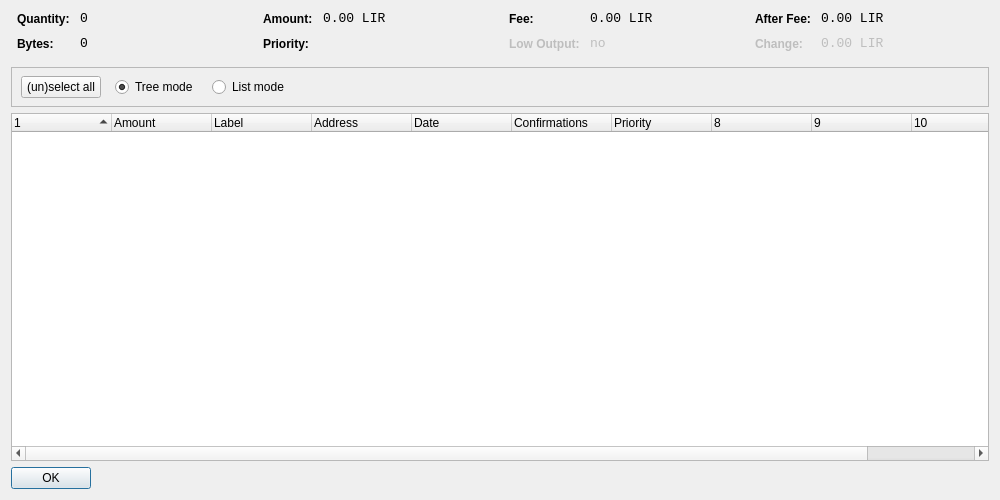
<?xml version="1.0" encoding="UTF-8"?>
<ui version="4.0">
 <class>CoinControlDialog</class>
 <widget class="QDialog" name="CoinControlDialog">
  <property name="geometry">
   <rect>
    <x>0</x>
    <y>0</y>
    <width>1000</width>
    <height>500</height>
   </rect>
  </property>
  <property name="windowTitle">
   <string>Coin Control</string>
  </property>
  <layout class="QVBoxLayout" name="verticalLayout">
   <item>
    <layout class="QHBoxLayout" name="horizontalLayoutTop" stretch="0,0,0,0">
     <property name="topMargin">
      <number>0</number>
     </property>
     <property name="bottomMargin">
      <number>10</number>
     </property>
     <item>
      <layout class="QFormLayout" name="formLayoutCoinControl1">
       <property name="horizontalSpacing">
        <number>10</number>
       </property>
       <property name="verticalSpacing">
        <number>10</number>
       </property>
       <property name="leftMargin">
        <number>6</number>
       </property>
       <property name="rightMargin">
        <number>6</number>
       </property>
       <item row="0" column="0">
        <widget class="QLabel" name="labelCoinControlQuantityText">
         <property name="styleSheet">
          <string notr="true">font-weight:bold;</string>
         </property>
         <property name="text">
          <string>Quantity:</string>
         </property>
        </widget>
       </item>
       <item row="0" column="1">
        <widget class="QLabel" name="labelCoinControlQuantity">
         <property name="font">
          <font>
           <family>Monospace</family>
           <pointsize>10</pointsize>
          </font>
         </property>
         <property name="cursor">
          <cursorShape>IBeamCursor</cursorShape>
         </property>
         <property name="contextMenuPolicy">
          <enum>Qt::ActionsContextMenu</enum>
         </property>
         <property name="text">
          <string notr="true">0</string>
         </property>
         <property name="textInteractionFlags">
          <set>Qt::LinksAccessibleByMouse|Qt::TextSelectableByKeyboard|Qt::TextSelectableByMouse</set>
         </property>
        </widget>
       </item>
       <item row="1" column="0">
        <widget class="QLabel" name="labelCoinControlBytesText">
         <property name="styleSheet">
          <string notr="true">font-weight:bold;</string>
         </property>
         <property name="text">
          <string>Bytes:</string>
         </property>
        </widget>
       </item>
       <item row="1" column="1">
        <widget class="QLabel" name="labelCoinControlBytes">
         <property name="font">
          <font>
           <family>Monospace</family>
           <pointsize>10</pointsize>
          </font>
         </property>
         <property name="cursor">
          <cursorShape>IBeamCursor</cursorShape>
         </property>
         <property name="contextMenuPolicy">
          <enum>Qt::ActionsContextMenu</enum>
         </property>
         <property name="text">
          <string notr="true">0</string>
         </property>
         <property name="textInteractionFlags">
          <set>Qt::LinksAccessibleByMouse|Qt::TextSelectableByKeyboard|Qt::TextSelectableByMouse</set>
         </property>
        </widget>
       </item>
      </layout>
     </item>
     <item>
      <layout class="QFormLayout" name="formLayoutCoinControl2">
       <property name="horizontalSpacing">
        <number>10</number>
       </property>
       <property name="verticalSpacing">
        <number>10</number>
       </property>
       <property name="leftMargin">
        <number>6</number>
       </property>
       <property name="rightMargin">
        <number>6</number>
       </property>
       <item row="0" column="0">
        <widget class="QLabel" name="labelCoinControlAmountText">
         <property name="styleSheet">
          <string notr="true">font-weight:bold;</string>
         </property>
         <property name="text">
          <string>Amount:</string>
         </property>
        </widget>
       </item>
       <item row="0" column="1">
        <widget class="QLabel" name="labelCoinControlAmount">
         <property name="font">
          <font>
           <family>Monospace</family>
           <pointsize>10</pointsize>
          </font>
         </property>
         <property name="cursor">
          <cursorShape>IBeamCursor</cursorShape>
         </property>
         <property name="contextMenuPolicy">
          <enum>Qt::ActionsContextMenu</enum>
         </property>
         <property name="text">
          <string notr="true">0.00 LIR</string>
         </property>
         <property name="textInteractionFlags">
          <set>Qt::LinksAccessibleByMouse|Qt::TextSelectableByKeyboard|Qt::TextSelectableByMouse</set>
         </property>
        </widget>
       </item>
       <item row="1" column="0">
        <widget class="QLabel" name="labelCoinControlPriorityText">
         <property name="styleSheet">
          <string notr="true">font-weight:bold;</string>
         </property>
         <property name="text">
          <string>Priority:</string>
         </property>
        </widget>
       </item>
       <item row="1" column="1">
        <widget class="QLabel" name="labelCoinControlPriority">
         <property name="font">
          <font>
           <family>Monospace</family>
           <pointsize>10</pointsize>
          </font>
         </property>
         <property name="cursor">
          <cursorShape>IBeamCursor</cursorShape>
         </property>
         <property name="contextMenuPolicy">
          <enum>Qt::ActionsContextMenu</enum>
         </property>
         <property name="text">
          <string/>
         </property>
         <property name="textInteractionFlags">
          <set>Qt::LinksAccessibleByMouse|Qt::TextSelectableByKeyboard|Qt::TextSelectableByMouse</set>
         </property>
        </widget>
       </item>
      </layout>
     </item>
     <item>
      <layout class="QFormLayout" name="formLayoutCoinControl3">
       <property name="horizontalSpacing">
        <number>10</number>
       </property>
       <property name="verticalSpacing">
        <number>10</number>
       </property>
       <property name="leftMargin">
        <number>6</number>
       </property>
       <property name="rightMargin">
        <number>6</number>
       </property>
       <item row="0" column="0">
        <widget class="QLabel" name="labelCoinControlFeeText">
         <property name="styleSheet">
          <string notr="true">font-weight:bold;</string>
         </property>
         <property name="text">
          <string>Fee:</string>
         </property>
        </widget>
       </item>
       <item row="0" column="1">
        <widget class="QLabel" name="labelCoinControlFee">
         <property name="font">
          <font>
           <family>Monospace</family>
           <pointsize>10</pointsize>
          </font>
         </property>
         <property name="cursor">
          <cursorShape>IBeamCursor</cursorShape>
         </property>
         <property name="contextMenuPolicy">
          <enum>Qt::ActionsContextMenu</enum>
         </property>
         <property name="text">
          <string notr="true">0.00 LIR</string>
         </property>
         <property name="textInteractionFlags">
          <set>Qt::LinksAccessibleByMouse|Qt::TextSelectableByKeyboard|Qt::TextSelectableByMouse</set>
         </property>
        </widget>
       </item>
       <item row="1" column="0">
        <widget class="QLabel" name="labelCoinControlLowOutputText">
         <property name="enabled">
          <bool>false</bool>
         </property>
         <property name="styleSheet">
          <string notr="true">font-weight:bold;</string>
         </property>
         <property name="text">
          <string>Low Output:</string>
         </property>
        </widget>
       </item>
       <item row="1" column="1">
        <widget class="QLabel" name="labelCoinControlLowOutput">
         <property name="enabled">
          <bool>false</bool>
         </property>
         <property name="font">
          <font>
           <family>Monospace</family>
           <pointsize>10</pointsize>
          </font>
         </property>
         <property name="cursor">
          <cursorShape>IBeamCursor</cursorShape>
         </property>
         <property name="contextMenuPolicy">
          <enum>Qt::ActionsContextMenu</enum>
         </property>
         <property name="text">
          <string notr="true">no</string>
         </property>
         <property name="textInteractionFlags">
          <set>Qt::LinksAccessibleByMouse|Qt::TextSelectableByKeyboard|Qt::TextSelectableByMouse</set>
         </property>
        </widget>
       </item>
      </layout>
     </item>
     <item>
      <layout class="QFormLayout" name="formLayoutCoinControl4">
       <property name="horizontalSpacing">
        <number>10</number>
       </property>
       <property name="verticalSpacing">
        <number>10</number>
       </property>
       <property name="leftMargin">
        <number>6</number>
       </property>
       <property name="rightMargin">
        <number>6</number>
       </property>
       <item row="0" column="0">
        <widget class="QLabel" name="labelCoinControlAfterFeeText">
         <property name="styleSheet">
          <string notr="true">font-weight:bold;</string>
         </property>
         <property name="text">
          <string>After Fee:</string>
         </property>
        </widget>
       </item>
       <item row="0" column="1">
        <widget class="QLabel" name="labelCoinControlAfterFee">
         <property name="font">
          <font>
           <family>Monospace</family>
           <pointsize>10</pointsize>
          </font>
         </property>
         <property name="cursor">
          <cursorShape>IBeamCursor</cursorShape>
         </property>
         <property name="contextMenuPolicy">
          <enum>Qt::ActionsContextMenu</enum>
         </property>
         <property name="text">
          <string notr="true">0.00 LIR</string>
         </property>
         <property name="textInteractionFlags">
          <set>Qt::LinksAccessibleByMouse|Qt::TextSelectableByKeyboard|Qt::TextSelectableByMouse</set>
         </property>
        </widget>
       </item>
       <item row="1" column="0">
        <widget class="QLabel" name="labelCoinControlChangeText">
         <property name="enabled">
          <bool>false</bool>
         </property>
         <property name="styleSheet">
          <string notr="true">font-weight:bold;</string>
         </property>
         <property name="text">
          <string>Change:</string>
         </property>
        </widget>
       </item>
       <item row="1" column="1">
        <widget class="QLabel" name="labelCoinControlChange">
         <property name="enabled">
          <bool>false</bool>
         </property>
         <property name="font">
          <font>
           <family>Monospace</family>
           <pointsize>10</pointsize>
          </font>
         </property>
         <property name="cursor">
          <cursorShape>IBeamCursor</cursorShape>
         </property>
         <property name="contextMenuPolicy">
          <enum>Qt::ActionsContextMenu</enum>
         </property>
         <property name="text">
          <string notr="true">0.00 LIR</string>
         </property>
         <property name="textInteractionFlags">
          <set>Qt::LinksAccessibleByMouse|Qt::TextSelectableByKeyboard|Qt::TextSelectableByMouse</set>
         </property>
        </widget>
       </item>
      </layout>
     </item>
    </layout>
   </item>
   <item>
    <widget class="QFrame" name="frame">
     <property name="minimumSize">
      <size>
       <width>0</width>
       <height>40</height>
      </size>
     </property>
     <property name="frameShape">
      <enum>QFrame::StyledPanel</enum>
     </property>
     <property name="frameShadow">
      <enum>QFrame::Sunken</enum>
     </property>
     <widget class="QWidget" name="horizontalLayoutWidget">
      <property name="geometry">
       <rect>
        <x>10</x>
        <y>0</y>
        <width>781</width>
        <height>41</height>
       </rect>
      </property>
      <layout class="QHBoxLayout" name="horizontalLayoutPanel" stretch="0,0,0,0,0">
       <property name="spacing">
        <number>14</number>
       </property>
       <item>
        <widget class="QPushButton" name="pushButtonSelectAll">
         <property name="sizePolicy">
          <sizepolicy hsizetype="Maximum" vsizetype="Fixed">
           <horstretch>0</horstretch>
           <verstretch>0</verstretch>
          </sizepolicy>
         </property>
         <property name="text">
          <string>(un)select all</string>
         </property>
        </widget>
       </item>
       <item>
        <widget class="QRadioButton" name="radioTreeMode">
         <property name="sizePolicy">
          <sizepolicy hsizetype="Maximum" vsizetype="Fixed">
           <horstretch>0</horstretch>
           <verstretch>0</verstretch>
          </sizepolicy>
         </property>
         <property name="text">
          <string>Tree mode</string>
         </property>
         <property name="checked">
          <bool>true</bool>
         </property>
        </widget>
       </item>
       <item>
        <widget class="QRadioButton" name="radioListMode">
         <property name="sizePolicy">
          <sizepolicy hsizetype="Maximum" vsizetype="Fixed">
           <horstretch>0</horstretch>
           <verstretch>0</verstretch>
          </sizepolicy>
         </property>
         <property name="text">
          <string>List mode</string>
         </property>
        </widget>
       </item>
       <item>
        <spacer name="horizontalSpacer">
         <property name="orientation">
          <enum>Qt::Horizontal</enum>
         </property>
         <property name="sizeHint" stdset="0">
          <size>
           <width>40</width>
           <height>20</height>
          </size>
         </property>
        </spacer>
       </item>
      </layout>
     </widget>
    </widget>
   </item>
   <item>
    <widget class="CoinControlTreeWidget" name="treeWidget">
     <property name="contextMenuPolicy">
      <enum>Qt::CustomContextMenu</enum>
     </property>
     <property name="sortingEnabled">
      <bool>false</bool>
     </property>
     <property name="columnCount">
      <number>11</number>
     </property>
     <attribute name="headerShowSortIndicator" stdset="0">
      <bool>true</bool>
     </attribute>
     <attribute name="headerStretchLastSection">
      <bool>false</bool>
     </attribute>
     <column>
      <property name="text">
       <string/>
      </property>
     </column>
     <column>
      <property name="text">
       <string>Amount</string>
      </property>
     </column>
     <column>
      <property name="text">
       <string>Label</string>
      </property>
     </column>
     <column>
      <property name="text">
       <string>Address</string>
      </property>
     </column>
     <column>
      <property name="text">
       <string>Date</string>
      </property>
     </column>
     <column>
      <property name="text">
       <string>Confirmations</string>
      </property>
      <property name="toolTip">
       <string>Confirmed</string>
      </property>
     </column>
     <column>
      <property name="text">
       <string>Priority</string>
      </property>
     </column>
     <column>
      <property name="text">
       <string/>
      </property>
     </column>
     <column>
      <property name="text">
       <string/>
      </property>
     </column>
     <column>
      <property name="text">
       <string/>
      </property>
     </column>
     <column>
      <property name="text">
       <string/>
      </property>
     </column>
    </widget>
   </item>
   <item>
    <widget class="QDialogButtonBox" name="buttonBox">
     <property name="sizePolicy">
      <sizepolicy hsizetype="Maximum" vsizetype="Fixed">
       <horstretch>0</horstretch>
       <verstretch>0</verstretch>
      </sizepolicy>
     </property>
     <property name="orientation">
      <enum>Qt::Horizontal</enum>
     </property>
     <property name="standardButtons">
      <set>QDialogButtonBox::Ok</set>
     </property>
    </widget>
   </item>
  </layout>
 </widget>
 <customwidgets>
  <customwidget>
   <class>CoinControlTreeWidget</class>
   <extends>QTreeWidget</extends>
   <header>coincontroltreewidget.h</header>
  </customwidget>
 </customwidgets>
 <resources/>
 <connections/>
</ui>
